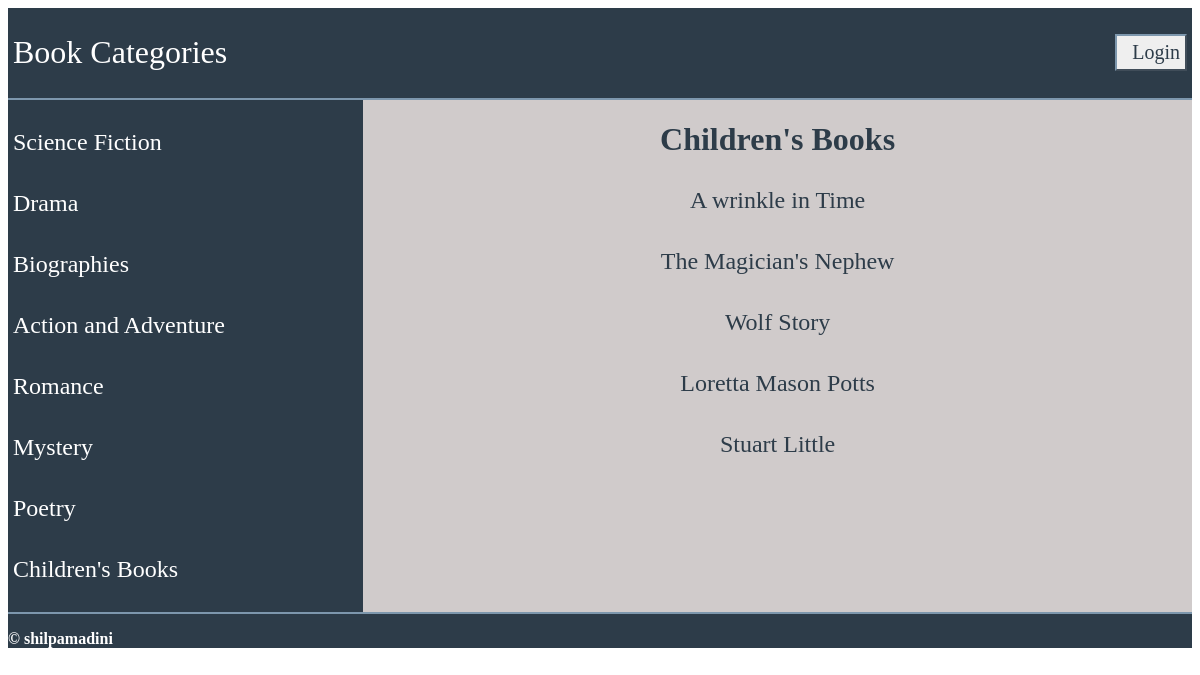
Page /8/ on the earlier database version.
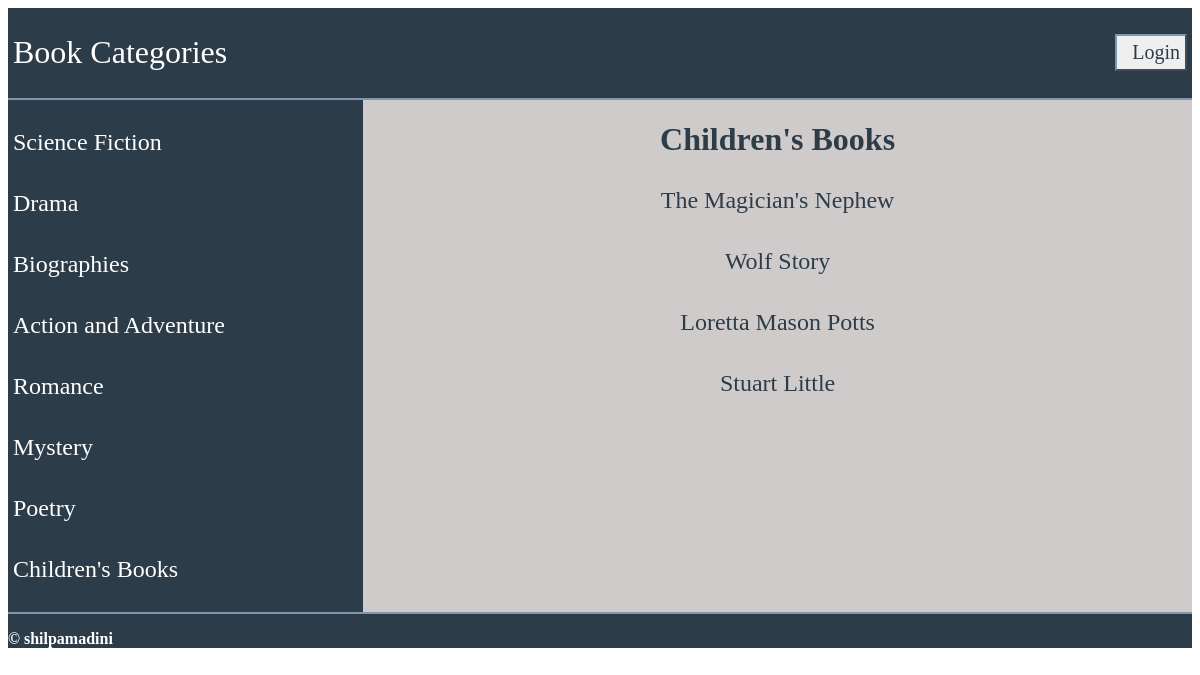
Same page on the later database version.
### database_setup.py (models this page shows, shortened)
class Catalog(Base):
    __tablename__ = 'catalog'
    id = Column(Integer, primary_key=True)
    catalog_name = Column(String(250), nullable=False)
    user_id = Column(Integer, ForeignKey('user.id'))
    user = relationship(User)

class CatalogItem(Base):
    __tablename__ = 'catalog_item'
    id = Column(Integer, primary_key=True)
    item_name = Column(String(80), nullable=False)
    description = Column(String(1000))
    catalog_id = Column(Integer, ForeignKey('catalog.id'))
    catalog = relationship(Catalog)
    user_id = Column(Integer, ForeignKey('user.id'))
    user = relationship(User)

### application.py (the view)
@app.route('/<int:catalog_id>/')
def showItems(catalog_id):
    catalog = session.query(Catalog).filter_by(id=catalog_id).one()
    catalogs = session.query(Catalog).all()
    items = session.query(CatalogItem).filter_by(catalog_id=catalog_id).all()
    if 'username' not in login_session:
        return render_template('publicitems.html', items=items,
                    catalog=catalog, catalogs=catalogs)
    else:
        return render_template('items.html', items=items,
                    catalog=catalog, catalogs=catalogs)

### templates/publicitems.html (shortened to what this page needs)
{% extends "main.html" %}
{% block content %}
    <div class = 'display-catalog'>
        <div class= 'scrolling-sidebar'>
                {% for c in catalogs %}
                    <a href = "{{url_for('showItems', catalog_id = c.id)}}">
                        <div >
                            <h3>{{c.catalog_name}}</h3>
                        </div>
                    </a>
                {% endfor %}
        </div>
        <div class= 'content'>
			<div>
				<h1>{{ catalog.catalog_name }}
				</h1>
			</div>
			{% if item !=[] %}
				<div >
					{% for i in items %}
						<a href = "{{url_for('showDescription',catalog_id=i.catalog_id,item_id=i.id)}}">
							<h3>{{i.item_name}}</h3>
						</a>
					{% endfor %}
				</div>
			{% endif %}
        </div>
    </div>
{% endblock %}

### templates/main.html (shortened to what this page needs)
<!DOCTYPE html>
<html lang="en">
	<head>
		<link href="https://cdnjs.cloudflare.com/ajax/libs/font-awesome/4.7.0/css/font-awesome.min.css" rel="stylesheet">
		<link rel=stylesheet type=text/css href="{{ url_for('static', filename='styles.css') }}">
	</head>
	<body>
		<header class="header">
				<div class="name">
						<a href = "{{url_for('showCatalog')}}">
							<h1>Book Categories</h1>
					 	</a>
				</div>
				{%if 'username' not in session %}
					<div class="btn-name">
				     		<a href="{{url_for('showLogin')}}">
								<button class="btn">
		  					  		Login
		  				  		</button>
				     		</a>
					</div>
				{% endif %}
		</header>
		<main>
				{% block content %}
				{% endblock %}
		</main>
		<footer class="footer">
			<p>&copy; shilpamadini</p>
		</footer>
	</body>
</html>

### static/styles.css (style rules this page uses)
body { font-family: Palatino, "Palatino Linotype", "Palatino LT STD", "Book Antiqua", Georgia, serif ; display:block ; overflow-x:hidden ; }
header { height: 10%; width: 100%; background-color:#2d3c49; top:0 ; display: flex ; align-items: center ; justify-content: space-between ; border-bottom: 0.75mm solid #7d97ad ; }
.name h1 { color:#fff; padding: 5px; font-family: Palatino, "Palatino Linotype", "Palatino LT STD", "Book Antiqua", Georgia, serif ; font-size: 4.0vmin ; font-weight:lighter ; text-align:left ; }
.btn-name { padding: 5px 5px 5px 5px; }
.btn { padding: 5px 5px 5px 5px; margin: 0; border-color: #7d97ad; border-width: 2px; font-family: Palatino, "Palatino Linotype", "Palatino LT STD", "Book Antiqua", Georgia, serif ; color: #2d3c49; font-size: 2.5vmin ; font-weight:lighter ; text-align: center ; }
.display-catalog { display: table ; width: 100%; height: 100%; }
.scrolling-sidebar { display: table-cell; width: 30%; vertical-align: top; background-color:#2d3c49; overflow:scroll; }
.scrolling-sidebar h3 { color:#fff; font-family: Palatino, "Palatino Linotype", "Palatino LT STD", "Book Antiqua", Georgia, serif ; font-size: 3.0vmin ; font-weight:lighter ; text-align:left ; padding: 5px; }
.content { display: table-cell; width: 80%; vertical-align: top; text-align: center; background-color:#d0cbcb; overflow:scroll; }
.content h1 { color:#2d3c49; }
.content h3 { color:#2d3c49; font-family: Palatino, "Palatino Linotype", "Palatino LT STD", "Book Antiqua", Georgia, serif ; font-size: 3.0vmin ; font-weight:lighter ; text-align:center ; padding: 5px; }
a { text-decoration: none; }
.footer { background-color: #2d3c49 ; height: 10%; border-top: 0.75mm solid #7d97ad ; }
.footer p { font-weight: bold ; color:#fff; font-size: 2.0vmin ; }

Differences in the rows shown:
removed CatalogItem: item_name "A wrinkle in Time"
